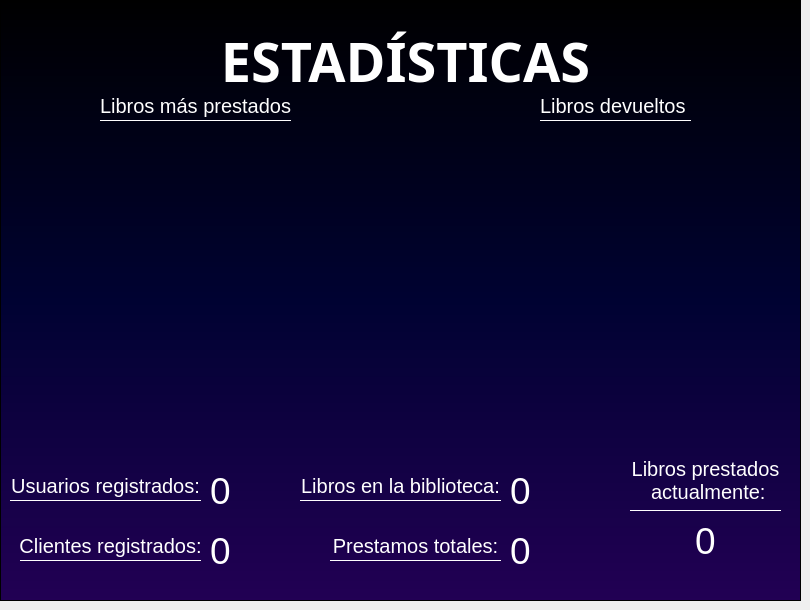
    <widget class="QWidget" name="Estadisticas">
     <widget class="QFrame" name="frame_9">
      <property name="enabled">
       <bool>true</bool>
      </property>
      <property name="geometry">
       <rect>
        <x>0</x>
        <y>0</y>
        <width>801</width>
        <height>601</height>
       </rect>
      </property>
      <property name="styleSheet">
       <string notr="true">#frame_9
{
background-color: qlineargradient(spread:pad, x1:0, y1:0, x2:0, y2:1, stop:0 #000000, stop:0.5 #000232, stop:1 #220054);
}

#label_11{
font-family: Aharoni;
font-weight: bold;
color: white;
font-size: 54px;
background: transparent;
}


#label_13,#label_14,#label_15,#label_16,#label_17,#label_18, #label_19{
font-family: Tahoma;
color: white;
font-size: 20px;
background: transparent;
border-bottom: 1px solid white;
}

#userNumLabel, #clientesNumLabel, #librosNumLabel, #prestNumLabel, #librosPrestLabel {
background: transparent;
border: none;
color: white;
font-family: Tahoma;
font-size: 28pt;
}

QLineEdit{
background: transparent;
border: none; 
color: white;
font-family: Tahoma;
font-size: 50px;
}
</string>
      </property>
      <property name="frameShape">
       <enum>QFrame::StyledPanel</enum>
      </property>
      <property name="frameShadow">
       <enum>QFrame::Raised</enum>
      </property>
      <widget class="QLabel" name="label_11">
       <property name="geometry">
        <rect>
         <x>200</x>
         <y>30</y>
         <width>411</width>
         <height>61</height>
        </rect>
       </property>
       <property name="text">
        <string>ESTADÍSTICAS</string>
       </property>
       <property name="textFormat">
        <enum>Qt::AutoText</enum>
       </property>
       <property name="alignment">
        <set>Qt::AlignCenter</set>
       </property>
      </widget>
      <widget class="QLabel" name="label_13">
       <property name="geometry">
        <rect>
         <x>100</x>
         <y>90</y>
         <width>191</width>
         <height>31</height>
        </rect>
       </property>
       <property name="text">
        <string>Libros más prestados</string>
       </property>
      </widget>
      <widget class="QLabel" name="label_15">
       <property name="geometry">
        <rect>
         <x>10</x>
         <y>470</y>
         <width>191</width>
         <height>31</height>
        </rect>
       </property>
       <property name="text">
        <string>Usuarios registrados:</string>
       </property>
       <property name="alignment">
        <set>Qt::AlignCenter</set>
       </property>
      </widget>
      <widget class="QLabel" name="label_16">
       <property name="geometry">
        <rect>
         <x>20</x>
         <y>530</y>
         <width>181</width>
         <height>31</height>
        </rect>
       </property>
       <property name="text">
        <string>Clientes registrados:</string>
       </property>
       <property name="alignment">
        <set>Qt::AlignCenter</set>
       </property>
      </widget>
      <widget class="QLabel" name="label_17">
       <property name="geometry">
        <rect>
         <x>300</x>
         <y>470</y>
         <width>201</width>
         <height>31</height>
        </rect>
       </property>
       <property name="text">
        <string>Libros en la biblioteca:</string>
       </property>
       <property name="alignment">
        <set>Qt::AlignCenter</set>
       </property>
      </widget>
      <widget class="QLabel" name="label_18">
       <property name="geometry">
        <rect>
         <x>330</x>
         <y>530</y>
         <width>171</width>
         <height>31</height>
        </rect>
       </property>
       <property name="text">
        <string>Prestamos totales:</string>
       </property>
       <property name="alignment">
        <set>Qt::AlignCenter</set>
       </property>
      </widget>
      <widget class="QLabel" name="label_19">
       <property name="geometry">
        <rect>
         <x>630</x>
         <y>450</y>
         <width>151</width>
         <height>61</height>
        </rect>
       </property>
       <property name="text">
        <string>Libros prestados 
 actualmente:</string>
       </property>
       <property name="alignment">
        <set>Qt::AlignCenter</set>
       </property>
      </widget>
      <widget class="QLabel" name="label_14">
       <property name="geometry">
        <rect>
         <x>540</x>
         <y>90</y>
         <width>151</width>
         <height>31</height>
        </rect>
       </property>
       <property name="text">
        <string>Libros devueltos</string>
       </property>
      </widget>
      <widget class="QLabel" name="barrasLabel">
       <property name="geometry">
        <rect>
         <x>10</x>
         <y>130</y>
         <width>371</width>
         <height>311</height>
        </rect>
       </property>
       <property name="text">
        <string/>
       </property>
       <property name="pixmap">
        <pixmap>../reportes/barras.png</pixmap>
       </property>
       <property name="scaledContents">
        <bool>true</bool>
       </property>
      </widget>
      <widget class="QLabel" name="donaLabel">
       <property name="geometry">
        <rect>
         <x>400</x>
         <y>130</y>
         <width>391</width>
         <height>311</height>
        </rect>
       </property>
       <property name="text">
        <string/>
       </property>
       <property name="pixmap">
        <pixmap>../reportes/dona.png</pixmap>
       </property>
       <property name="scaledContents">
        <bool>true</bool>
       </property>
      </widget>
      <widget class="QLabel" name="userNumLabel">
       <property name="geometry">
        <rect>
         <x>210</x>
         <y>470</y>
         <width>81</width>
         <height>41</height>
        </rect>
       </property>
       <property name="text">
        <string>0</string>
       </property>
      </widget>
      <widget class="QLabel" name="clientesNumLabel">
       <property name="geometry">
        <rect>
         <x>210</x>
         <y>530</y>
         <width>101</width>
         <height>41</height>
        </rect>
       </property>
       <property name="text">
        <string>0</string>
       </property>
      </widget>
      <widget class="QLabel" name="librosNumLabel">
       <property name="geometry">
        <rect>
         <x>510</x>
         <y>470</y>
         <width>101</width>
         <height>41</height>
        </rect>
       </property>
       <property name="text">
        <string>0</string>
       </property>
      </widget>
      <widget class="QLabel" name="prestNumLabel">
       <property name="geometry">
        <rect>
         <x>510</x>
         <y>530</y>
         <width>101</width>
         <height>41</height>
        </rect>
       </property>
       <property name="text">
        <string>0</string>
       </property>
      </widget>
      <widget class="QLabel" name="librosPrestLabel">
       <property name="geometry">
        <rect>
         <x>630</x>
         <y>520</y>
         <width>151</width>
         <height>41</height>
        </rect>
       </property>
       <property name="text">
        <string>0</string>
       </property>
       <property name="alignment">
        <set>Qt::AlignCenter</set>
       </property>
      </widget>
     </widget>
    </widget>
